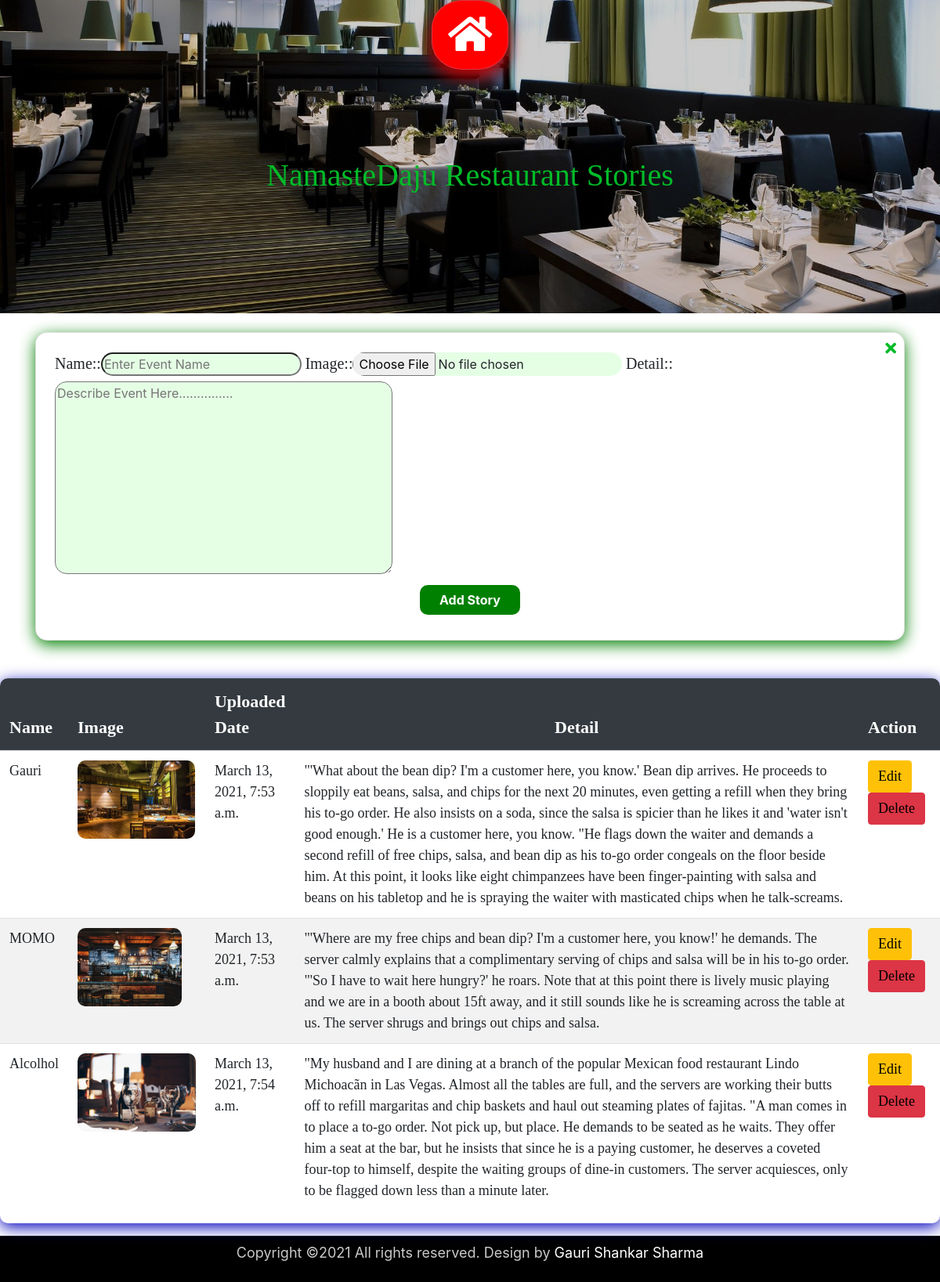
/Nd/ad_stories, run on the app's committed database.
### Nd/models.py (models this page shows, shortened)
class Stories(models.Model):
    name = models.CharField(max_length=50, validators=[validators.MinLengthValidator(2)])
    image = models.FileField(upload_to='static/images/uploads/stories')
    detail = models.TextField(max_length=2000, validators=[validators.MinLengthValidator(50)])
    uploaded_date = models.DateTimeField(auto_now_add=True)

### Nd/views.py (the view, shortened to what this page needs)
# urls.py: path('ad_stories', views.ad_stories),
def ad_stories(request):
    dictionary = {'key':Stories.objects.all(), 'form':StoriesForm, 'action':'Add'}
    return render(request, 'Nd/AdStories.html', dictionary)

### Nd/templates/Nd/AdStories.html (shortened to what this page needs)
{% extends 'AdMain.html' %}
{% load bootstrap %}
{% load static %}
{% block css_link %}
    <link href="{% static 'css/AdNavbar.css' %}" rel="stylesheet" type="text/css"/>
    <link href="{% static 'css/AdStories.css' %}" rel="stylesheet" type="text/css"/>
{% endblock %}
{% block content %}
    {% include 'AdNavbar.html' %}
    <div class="container-fluid d-flex flex-column px-0" id="AdStories">
        <div class="container-fluid d-flex justify-content-center pb-sm-5" id="ASH">
          <h1>NamasteDaju Restaurant Stories</h1>
        </div>
        <div class="container d-flex justify-content-end pb-4">
        </div>
        <div class="container mb-5" id="Form">
            <div class="card p-4" id="Card">
                <span class="fa fa-times" onclick="hide()" id="Cs"></span>
                <form class="form" method="POST" enctype="multipart/form-data">
                    {{ form | bootstrap_horizontal }}
                    <div class="d-flex justify-content-center py-2">
                        <button type="submit" class="btn px-4">{{action}} Story</button>
                    </div>
                </form>
            </div>
        </div>
        <div class="table-responsive" id="Table">
            <table class="table table-striped" id="Images">
                <thead class="thead-dark">
                    <tr>
                        <th>Name</th>
                        <th>Image</th>
                        <th>Uploaded Date</th>
                        <th class="text-center">Detail</th>
                        <th>Action</th>
                    </tr>
                </thead>
                <tbody>
                    <tr>
                        {% for i in key %}
                        <tr>
                            <td>{{i.name}}</td>
                            <td><img src="/{{i.image}}"/></td>
                            <td>{{i.uploaded_date}}</td>
                            <td class="tdd">{{i.detail}}</td>
                            <td>
                                <a href="/Nd/updatestory/{{i.id}}" class="btn btn-warning mr-4">Edit</a>
                                <a href="/Nd/deletestory/{{i.id}}" class="btn btn-danger" onclick="return confirm('Are you sure want to delete this story?')">Delete</a>
                            </td>
                        </tr>
                        {% endfor %}
                    </tr>
                </tbody>
            </table>
        </div>
    </div>
    <div class="container-fluid d-flex justify-content-center py-2 mt-3" id="Copyright">
        <p>Copyright ©2021 All rights reserved. Design by <a href="#">Gauri Shankar Sharma</a></p>
    </div>
{% endblock %}

### static/css/AdStories.css (style rules this page uses)
#Cs { color: rgb(0, 187, 40); font-size: 20px; position: absolute; top: 10px; right: 10px; z-index: 1000; }
#ASH { height: 400px; background-image: linear-gradient( rgba(0, 0, 0, 0.2), rgba(0, 0, 0, 0.2) ) ,url("../images/admin/b.jpg"); background-position: center; background-repeat: no-repeat; background-size: cover; }
#ASH h1 { margin-top: 200px; font-size: 40px; color: rgb(0, 187, 40); font-family: 'Times New Roman', Times, serif; }
#Card { border-radius: 15px; box-shadow: 0px 5px 20px green; }
#Card label { font-size: 20px; font-family: 'Times New Roman', Times, serif; }
#Card input, #Card textarea { background-image: linear-gradient( rgba(0, 255, 0, 0.1), rgba(0, 255, 0, 0.1) ); border-radius: 15px; }
#Card button, #ASB { color: white; font-weight: bold; background-color:green; border-radius: 10px; }
#Table { border-radius: 10px; box-shadow: 0px 5px 20px rgb(0, 0, 187); }
#Table th, td { font-family: 'Times New Roman', Times, serif; }
#Table th { font-size: 22px; }
#Table td { font-size: 18px; }
.tdd { width: 1200px; }
#Table td a { color: black; font-size: 18px; }
#Table img { height: 100px; border-radius: 10px; }
#Copyright { background-color: black; }
#Copyright p { font-size: 18px; color: #c9c9c9; }
#Copyright p a { color: white; text-decoration: none; }

### data on the page
Stories: name "Gauri", image (picture), uploaded_date "March 13, 2021, 7:53 a.m.", detail "\"'What about the bean dip? I'm a customer here, you know.' Bean dip arrives. He proceeds to sloppily eat beans, salsa, and chips for the next 20 minutes, even getting a refill when they bring his to-go order. He also insists on a soda, since the salsa is spicier than he likes it and 'water isn't good enough.' He is a customer here, you know. \"He flags down the waiter and demands a second refill of free chips, salsa, and bean dip as his to-go order congeals on the floor beside him. At this point, it looks like eight chimpanzees have been finger-painting with salsa and beans on his tabletop and he is spraying the waiter with masticated chips when he talk-screams."
Stories: name "MOMO", image (picture), uploaded_date "March 13, 2021, 7:53 a.m.", detail "\"'Where are my free chips and bean dip? I'm a customer here, you know!' he demands. The server calmly explains that a complimentary serving of chips and salsa will be in his to-go order. \"'So I have to wait here hungry?' he roars. Note that at this point there is lively music playing and we are in a booth about 15ft away, and it still sounds like he is screaming across the table at us. The server shrugs and brings out chips and salsa."
Stories: name "Alcolhol", image (picture), uploaded_date "March 13, 2021, 7:54 a.m.", detail "\"My husband and I are dining at a branch of the popular Mexican food restaurant Lindo Michoacãn in Las Vegas. Almost all the tables are full, and the servers are working their butts off to refill margaritas and chip baskets and haul out steaming plates of fajitas. \"A man comes in to place a to-go order. Not pick up, but place. He demands to be seated as he waits. They offer him a seat at the bar, but he insists that since he is a paying customer, he deserves a coveted four-top to himself, despite the waiting groups of dine-in customers. The server acquiesces, only to be flagged down less than a minute later."

### other printed values
{{ action }} "Add"
